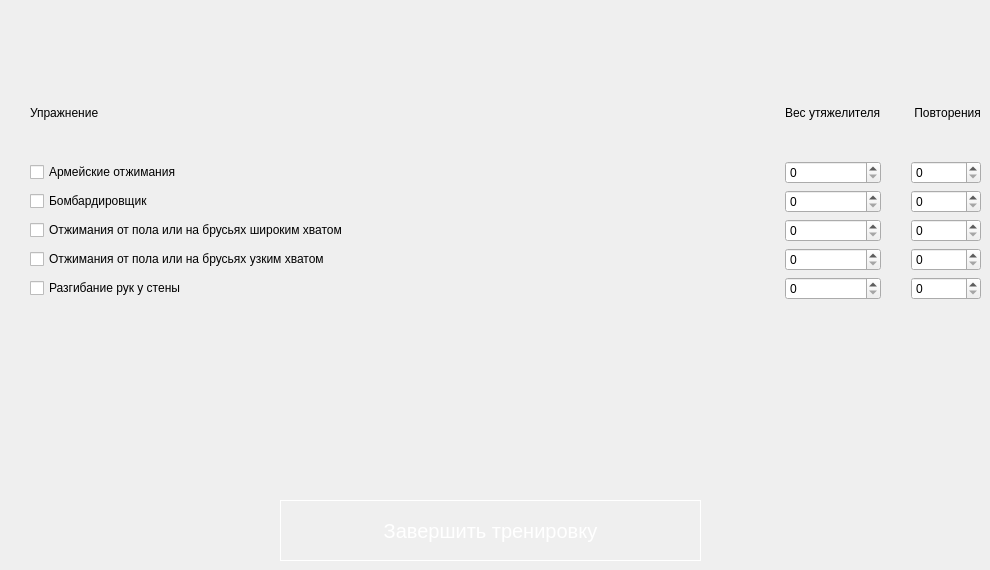
                <widget class="QWidget" name="tab_10">
                 <attribute name="title">
                  <string>День 10</string>
                 </attribute>
                 <widget class="QWidget" name="gridLayoutWidget_10">
                  <property name="geometry">
                   <rect>
                    <x>30</x>
                    <y>70</y>
                    <width>951</width>
                    <height>230</height>
                   </rect>
                  </property>
                  <layout class="QGridLayout" name="gridLayout_10" rowstretch="0,0,0,0,0,0" columnstretch="3,0,0">
                   <property name="horizontalSpacing">
                    <number>30</number>
                   </property>
                   <item row="1" column="1">
                    <widget class="QSpinBox" name="spinBox_extraWeight_1_10"/>
                   </item>
                   <item row="3" column="0">
                    <widget class="QCheckBox" name="checkBox_exersize_3_10">
                     <property name="text">
                      <string>Отжимания от пола или на брусьях широким хватом</string>
                     </property>
                    </widget>
                   </item>
                   <item row="3" column="1">
                    <widget class="QSpinBox" name="spinBox_extraWeight_3_10"/>
                   </item>
                   <item row="5" column="1">
                    <widget class="QSpinBox" name="spinBox_extraWeight_5_10"/>
                   </item>
                   <item row="0" column="0">
                    <widget class="QLabel" name="label_exersize_10">
                     <property name="text">
                      <string>Упражнение</string>
                     </property>
                    </widget>
                   </item>
                   <item row="5" column="0">
                    <widget class="QCheckBox" name="checkBox_exersize_5_10">
                     <property name="text">
                      <string>Разгибание рук у стены</string>
                     </property>
                     <property name="checked">
                      <bool>false</bool>
                     </property>
                    </widget>
                   </item>
                   <item row="1" column="0">
                    <widget class="QCheckBox" name="checkBox_exersize_1_10">
                     <property name="text">
                      <string>Армейские отжимания</string>
                     </property>
                     <property name="checked">
                      <bool>false</bool>
                     </property>
                    </widget>
                   </item>
                   <item row="0" column="2">
                    <widget class="QLabel" name="label_reps_10">
                     <property name="text">
                      <string> Повторения</string>
                     </property>
                    </widget>
                   </item>
                   <item row="1" column="2">
                    <widget class="QSpinBox" name="spinBox_reps_1_10"/>
                   </item>
                   <item row="3" column="2">
                    <widget class="QSpinBox" name="spinBox_reps_3_10"/>
                   </item>
                   <item row="2" column="2">
                    <widget class="QSpinBox" name="spinBox_reps_2_10"/>
                   </item>
                   <item row="4" column="0">
                    <widget class="QCheckBox" name="checkBox_exersize_4_10">
                     <property name="text">
                      <string>Отжимания от пола или на брусьях узким хватом</string>
                     </property>
                    </widget>
                   </item>
                   <item row="4" column="2">
                    <widget class="QSpinBox" name="spinBox_reps_4_10"/>
                   </item>
                   <item row="2" column="0">
                    <widget class="QCheckBox" name="checkBox_exersize_2_10">
                     <property name="text">
                      <string>Бомбардировщик</string>
                     </property>
                    </widget>
                   </item>
                   <item row="2" column="1">
                    <widget class="QSpinBox" name="spinBox_extraWeight_2_10"/>
                   </item>
                   <item row="0" column="1">
                    <widget class="QLabel" name="label_extraWeigh_10">
                     <property name="text">
                      <string>Вес утяжелителя</string>
                     </property>
                    </widget>
                   </item>
                   <item row="4" column="1">
                    <widget class="QSpinBox" name="spinBox_extraWeight_4_10"/>
                   </item>
                   <item row="5" column="2">
                    <widget class="QSpinBox" name="spinBox_reps_5_10"/>
                   </item>
                  </layout>
                 </widget>
                 <widget class="QPushButton" name="pushButton_complete_10">
                  <property name="geometry">
                   <rect>
                    <x>280</x>
                    <y>500</y>
                    <width>421</width>
                    <height>61</height>
                   </rect>
                  </property>
                  <property name="styleSheet">
                   <string notr="true">QPushButton {
border:1px solid #fff;
font-size:20px;
color:#fff;
}
QPushButton:hover {
	background-color: rgb(85, 170, 255);
}</string>
                  </property>
                  <property name="text">
                   <string>Завершить тренировку</string>
                  </property>
                 </widget>
                </widget>
